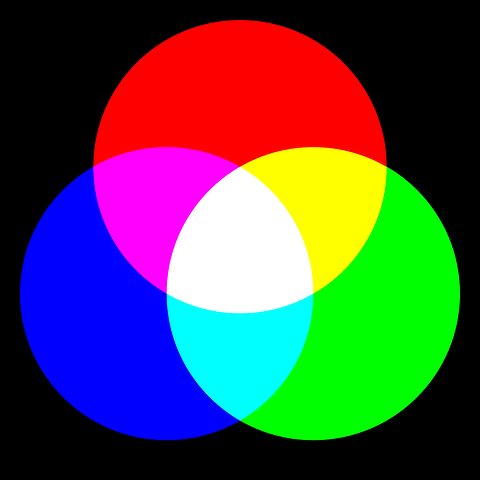
#> input picture Bp_dip/images/rgb.webp, 480 x 480 px, given in place of suv.jpg, which was not available
$ python Question_5.py
#> lines starting #> are read from the running program, lines starting #| are printed output that depends on the picture; after the words box and inside, x2 and y2 are one past the last pixel; in counts of white or black regions, pixels touching at a corner belong together; pictures that were not available may be replaced by others from this repository, and a replacement may not be noted
import cv2 as c
import numpy as np


def Image_negative(img):
    img = 255-img
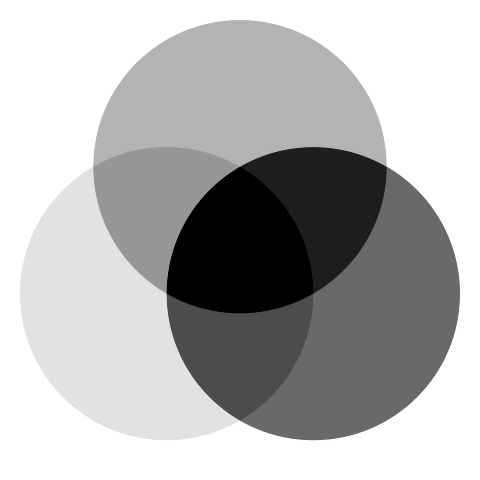
#> img: shape (480, 480); min 0, max 255, mean 180.2
    c.imshow('Image negative', img)


def Log_transformation():
    img = c.imread('images/spec.webp', 0)
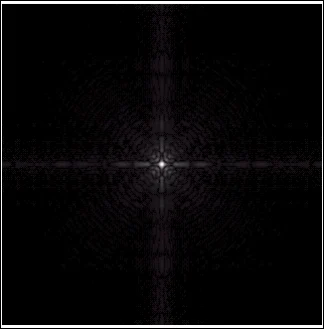
#> input picture Bp_dip/images/spec.webp, 324 x 329 px
#> img: shape (329, 324); min 0, max 255, mean 9.7
    img2 = np.uint8(np.log1p(img))
    _, img2 = c.threshold(img2, 1, 255, c.THRESH_BINARY)
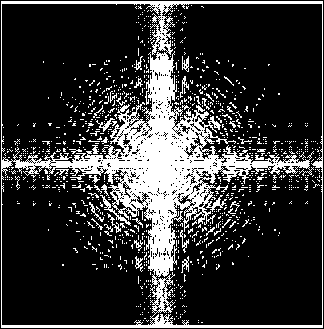
#> img2: shape (329, 324); 20.9% white; 1039 white regions (1002 under 20 px), largest, box (x1, y1, x2, y2) and area: (1, 1, 323, 328) 17598, (100, 195, 131, 226) 133, (96, 118, 115, 132) 74
    c.imshow('Original log', img)
    c.imshow('After log', img2)


def Power_law_transform_OR_Gamma_Transformation():
    img = c.imread('images/sp.webp', 0)
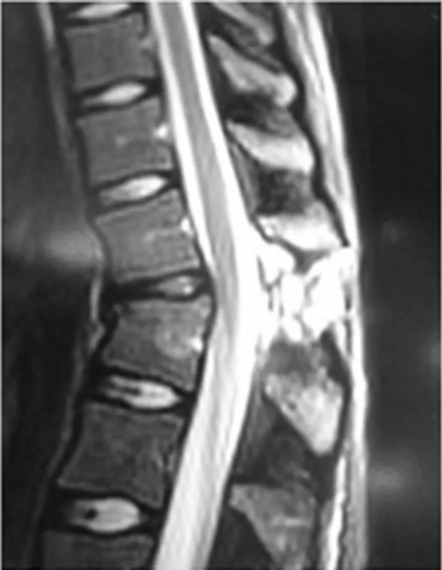
#> input picture Bp_dip/images/sp.webp, 884 x 1140 px (shown at 1/2 size)
#> img: shape (1140, 884); min 3, max 255, mean 103.4
    img2 = np.power(img, 2)
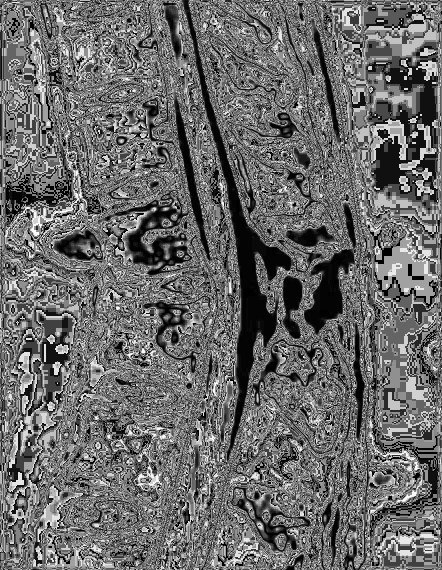
#> img2: shape (1140, 884) (shown at 1/2 size); min 0, max 249, mean 106.2
    img3 = np.power(img, 3)
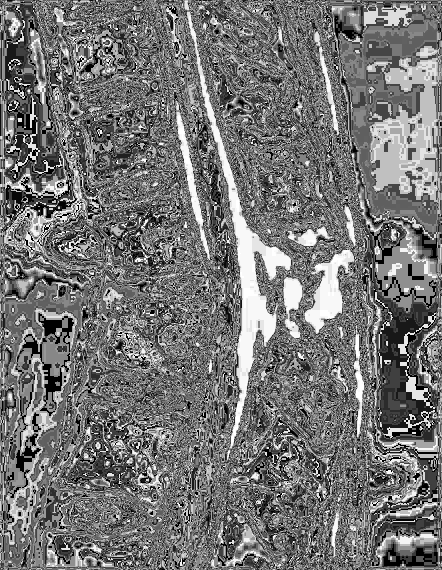
#> img3: shape (1140, 884) (shown at 1/2 size); min 0, max 255, mean 116.6
    img4 = np.power(img, 4)
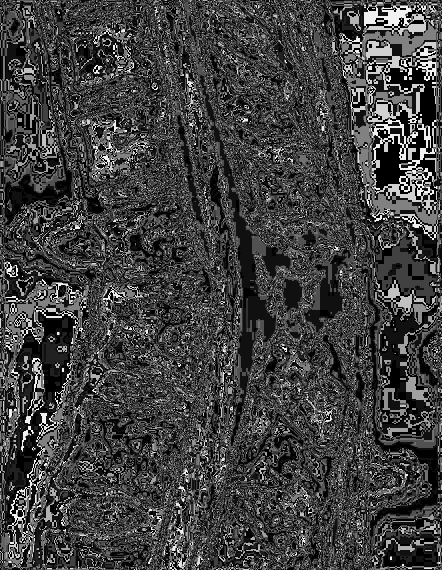
#> img4: shape (1140, 884) (shown at 1/2 size); min 0, max 241, mean 64.5

    c.imshow('Original spi', img)
    c.imshow('p2 spi', img2)
    c.imshow('p3 spi', img3)
    c.imshow('p4 spi', img4)


def main():
    img = c.imread('images/suv.jpg', 0)
    c.imshow('Original', img)
    Image_negative(img)


if __name__ == '__main__':
    main()
    Log_transformation()
    Power_law_transform_OR_Gamma_Transformation()
    c.waitKey(0)
    c.destroyAllWindows()
